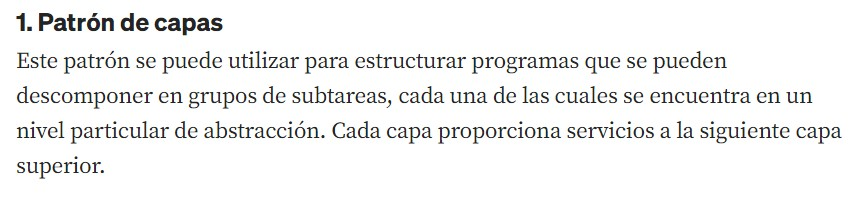
#> input picture Patron_De_Pizarra/BlackboardPattern/imagen.jpg, 858 x 200 px
$ python main.py
#> lines starting #> are read from the running program, lines starting #| are printed output that depends on the picture; after the words box and inside, x2 and y2 are one past the last pixel; in counts of white or black regions, pixels touching at a corner belong together
### Patron_De_Pizarra/BlackboardPattern/knowledge_sources.py
import cv2  # Necesita instalarse con `pip install opencv-python`
import pytesseract  # Necesita instalarse con `pip install pytesseract`
import numpy as np

class ImagePreprocessor:
    """Convierte la imagen en escala de grises y aplica binarización."""
    @staticmethod
    def process(image_path, blackboard):
        image = cv2.imread(image_path, cv2.IMREAD_GRAYSCALE)
        _, processed = cv2.threshold(image, 127, 255, cv2.THRESH_BINARY)
        blackboard.update("processed_image", processed)

class TextSegmenter:
    """Simula la segmentación de texto en caracteres individuales."""
    @staticmethod
    def segment(blackboard):
        processed_image = blackboard.get("processed_image")
        if processed_image is not None:
            segments = ["char1", "char2", "char3"]  # Simulación de segmentos
            blackboard.update("segments", segments)

class TextRecognizer:
    """Reconoce los caracteres en la imagen (simulación)."""
    @staticmethod
    def recognize(blackboard):
        segments = blackboard.get("segments")
        if segments:
            recognized_text = "ABC"  # Simulación de texto reconocido
            blackboard.update("recognized_text", recognized_text)

### Patron_De_Pizarra/BlackboardPattern/blackboard.py
class Blackboard:
    def __init__(self):
        self.data = {"image": None, "processed_image": None, "segments": None, "recognized_text": None}

    def update(self, key, value):
        """Actualiza un valor en la pizarra."""
        self.data[key] = value

    def get(self, key):
        """Obtiene un valor de la pizarra."""
        return self.data.get(key, None)

    def show(self):
        """Muestra el estado actual de la pizarra."""
        print("Estado de la pizarra:")
        for key, value in self.data.items():
            print(f"{key}: {value}")

### Patron_De_Pizarra/BlackboardPattern/control.py
from knowledge_sources import ImagePreprocessor, TextSegmenter, TextRecognizer

class Controller:
    def __init__(self, blackboard):
        self.blackboard = blackboard

    def run(self, image_path):
        """Ejecuta los módulos en orden."""
        print("\n📌 Iniciando procesamiento de imagen...\n")

        ImagePreprocessor.process(image_path, self.blackboard)
#> in process, `_, processed = cv2.threshold(image, 127, 255, cv2.THRESH_BINARY)`:
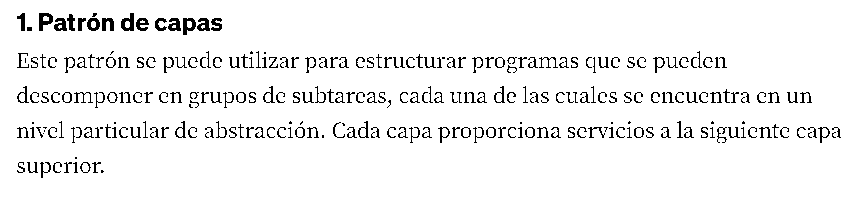
#> processed: shape (200, 858); 94.4% white; black in thin lines or dots, all inside (x1, y1, x2, y2) = (17, 13, 841, 178)
        self.blackboard.show()
#> the loop in show, `for key, value in self.data.items():` made 4 passes
#> key on passes 1 to 4: 'image', 'processed_image', 'segments', 'recognized_text'
#> (printed output is left out)

        TextSegmenter.segment(self.blackboard)
        self.blackboard.show()
#> the loop in show (call 2), `for key, value in self.data.items():` made 4 passes
#> (printed output is left out)

        TextRecognizer.recognize(self.blackboard)
#> in recognize, `segments = blackboard.get("segments")`: segments = ['char1', 'char2', 'char3']
        self.blackboard.show()

        print("\n✅ Proceso completado. Texto reconocido:", self.blackboard.get("recognized_text"))

### Patron_De_Pizarra/BlackboardPattern/main.py
from blackboard import Blackboard
from control import Controller

if __name__ == "__main__":
    # Simula una imagen de entrada (cambia la ruta según tu imagen real)
    image_path = "imagen.jpg"

    # Inicializa la pizarra y el controlador
    blackboard = Blackboard()
    controller = Controller(blackboard)

    # Ejecuta el sistema
    controller.run(image_path)
